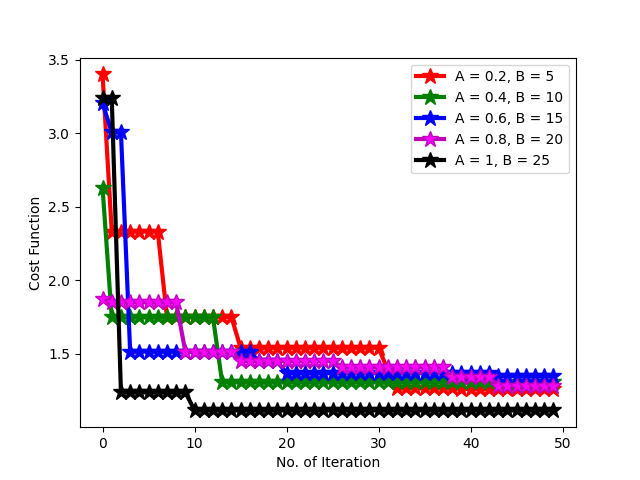

Reproduce this figure in Python.
import numpy as np
from matplotlib import pyplot as plt
from prettytable import PrettyTable


def Statistical(data):
    Min = np.min(data)
    Max = np.max(data)
    Mean = np.mean(data)
    Median = np.median(data)
    Std = np.std(data)
    return np.asarray([Min, Max, Mean, Median, Std])


def SensitivityAnalysis():
    # matplotlib.use('TkAgg')
    Fitness = np.load('SensitivityAnalysis.npy', allow_pickle=True)
    Algorithm = ['TERMS', 'ROA', 'GTO', 'AOA', 'FDA', 'PROPOSED']
    Terms = ['BEST', 'WORST', 'MEAN', 'MEDIAN', 'STD']
    Conv_Graph = np.zeros((5, 5))
    for j in range(5):  # for 5 algms
        Conv_Graph[j, :] = Statistical(Fitness[:, j, :])

    Table = PrettyTable()
    Table.add_column(Algorithm[0], Terms)
    for j in range(len(Algorithm) - 1):
        Table.add_column(Algorithm[j + 1], Conv_Graph[j, :])
    print('-------------------------------------------------- Statistical Analysis  ',
          '--------------------------------------------------')
    print(Table)

    length = np.arange(50)
    Conv_Graph = Fitness[0]
    plt.plot(length, Conv_Graph[0, :], color='r', linewidth=3, marker='*', markerfacecolor='red',
             markersize=12, label='A = 0.2, B = 5')
    plt.plot(length, Conv_Graph[1, :], color='g', linewidth=3, marker='*', markerfacecolor='green',
             markersize=12, label='A = 0.4, B = 10')
    plt.plot(length, Conv_Graph[2, :], color='b', linewidth=3, marker='*', markerfacecolor='blue',
             markersize=12, label='A = 0.6, B = 15')
    plt.plot(length, Conv_Graph[3, :], color='m', linewidth=3, marker='*', markerfacecolor='magenta',
             markersize=12, label='A = 0.8, B = 20')
    plt.plot(length, Conv_Graph[4, :], color='k', linewidth=3, marker='*', markerfacecolor='black',
             markersize=12, label='A = 1, B = 25')
    plt.xlabel('No. of Iteration')
    plt.ylabel('Cost Function')
    plt.legend(loc=1)
    plt.savefig("./Results/SensitivityAnalysis.png")
    plt.show()


if __name__ == '__name__':
    SensitivityAnalysis()
